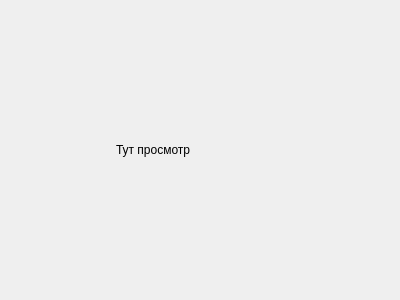
<?xml version="1.0" encoding="UTF-8"?>
<ui version="4.0">
 <class>FViewData</class>
 <widget class="QWidget" name="FViewData">
  <property name="geometry">
   <rect>
    <x>0</x>
    <y>0</y>
    <width>400</width>
    <height>300</height>
   </rect>
  </property>
  <property name="windowTitle">
   <string>Form</string>
  </property>
  <widget class="QLabel" name="label">
   <property name="geometry">
    <rect>
     <x>116</x>
     <y>140</y>
     <width>81</width>
     <height>20</height>
    </rect>
   </property>
   <property name="text">
    <string>Тут просмотр</string>
   </property>
  </widget>
 </widget>
 <resources/>
 <connections/>
</ui>
